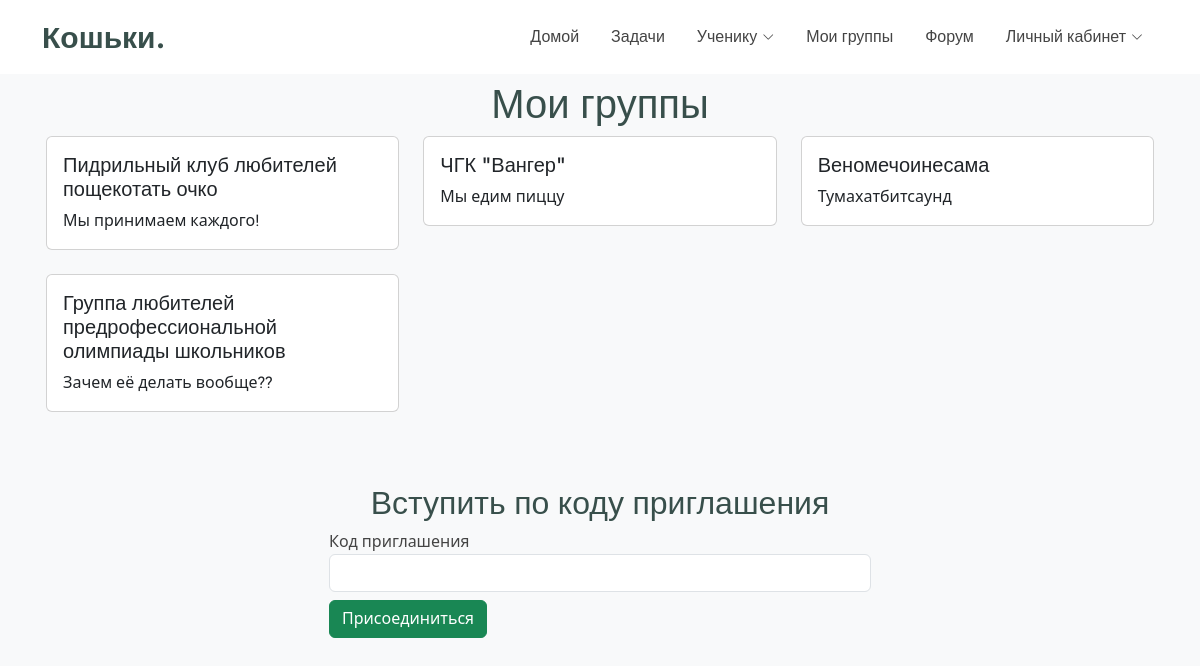
The page /groups/all on the database its author committed.
### tables this page shows
CREATE TABLE groups(
group_id INT PRIMARY KEY,
group_name VARCHAR(255),
group_description TEXT);

### main.py (the view)
@app.route('/groups/all', methods=["POST", "GET"])
def group_main_page():
    groups = dr.get_groups(0) #user_id
    return render_template("group_main.html", groups=groups)

### database_requests.py (called while the page is built)
def sql_execute(sql_request):
    ret = cursor.execute(sql_request)
    return ret

def get_groups(user_id):
    group_list = sql_execute(f"""SELECT group_id FROM user_group WHERE user_id = {user_id}""").fetchall()
    group_list_string = "("
    for elem in group_list:
        group_list_string = group_list_string + str(elem[0]) + ', '
    group_list_string = group_list_string[:-2:] + ')'
    groups = sql_execute(f"""SELECT * FROM groups WHERE group_id IN {group_list_string}""").fetchall()
    return groups

### templates/group_main.html (shortened to what this page needs)
<!DOCTYPE html>
<html lang="en">
<head>
  <link href="{{ url_for('static', filename='vendor/bootstrap/css/bootstrap.min.css') }}" rel="stylesheet">
  <link href="{{ url_for('static', filename='vendor/bootstrap-icons/bootstrap-icons.css') }}" rel="stylesheet">
  <link href="{{ url_for('static', filename='vendor/aos/aos.css') }}" rel="stylesheet">
  <link href="{{ url_for('static', filename='vendor/glightbox/css/glightbox.min.css') }}" rel="stylesheet">
  <link href="{{ url_for('static', filename='vendor/swiper/swiper-bundle.min.css') }}" rel="stylesheet">
  <link href="{{ url_for('static', filename='/css/main.css') }}" rel="stylesheet">
</head>
<body>
  {% include 'header.html' %}
  <div class="container mt-5 px-3">
    <h1 class="text-center">Мои группы</h1>
    <div class="row">
      {% for group in groups %}
      <div class="col-md-4 mb-4">
        <a href="/groups/{{ group[0] }}" style="text-decoration: none; color: inherit;">
          <div class="card">
            <div class="card-body">
              <h5 class="card-title">{{ group[1] }}</h5>
              <p class="card-text">{{ group[2] }}</p>
            </div>
          </div>
        </a>
      </div>
      {% endfor %}
    </div>
    <h2 class="text-center mt-5">Вступить по коду приглашения</h2>
    <div class="row justify-content-center">
      <div class="col-md-6">
        <form method="post" enctype="multipart/form-data">
          <div class="form-group">
            <label for="code">Код приглашения</label>
            <input type="text" class="form-control" id="code" name="code" required>
          </div>
          <button type="submit" class="btn btn-success mt-2">Присоединиться</button>
        </form>
      </div>
    </div>
  </div>
</body>
</html>

### static/css/main.css (style rules this page uses)
:root { --default-font: "Roboto", system-ui, -apple-system, "Segoe UI", Roboto, "Helvetica Neue", Arial, "Noto Sans", "Liberation Sans", sans-serif, "Apple Color Emoji", "Segoe UI Emoji", "Segoe UI Symbol", "Noto Color Emoji"; --heading-font: "Inter", sans-serif; --nav-font: "Poppins", sans-serif; }
:root { --background-color: #ffffff; --default-color: #444444; --heading-color: #384f4b; --accent-color: #1bbca3; --surface-color: #ffffff; --contrast-color: #ffffff; --incorrect-answer-color: #ff4040; --correct-answer-color: #acf273; --empty-answer-color: #c9c9c9; }
:root { --nav-color: #444444; --nav-hover-color: #1bbca3; --nav-mobile-background-color: #ffffff; --nav-dropdown-background-color: #ffffff; --nav-dropdown-color: #444444; --nav-dropdown-hover-color: #1bbca3; }
:root { scroll-behavior: smooth; }
body { color: var(--default-color); background-color: var(--background-color); font-family: var(--default-font); overflow-y: scroll; }
a { color: var(--accent-color); text-decoration: none; transition: 0.3s; }
h1, h2, h3, h4, h5, h6 { color: var(--heading-color); font-family: var(--heading-font); }

### templates/group_main.html (style rules this page uses)
body { background-color: #f8f9fa; margin-top: 80px; }

### rows shown on the page
groups: group_name "Пидрильный клуб любителей пощекотать очко", group_description "Мы принимаем каждого!"
groups: group_name "ЧГК \"Вангер\"", group_description "Мы едим пиццу"
groups: group_name "Веномечоинесама", group_description "Тумахатбитсаунд"
groups: group_name "Группа любителей предрофессиональной олимпиады школьников", group_description "Зачем её делать вообще??"
